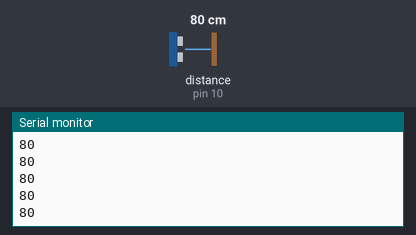
Bench run of a sketch on a simulated Arduino Uno, built with avr-gcc and run on an emulated ATmega328P. Parts: the last lines printed to the serial monitor. Wiring (inferred from the names in the program): ultrasonic range finder: trigger pin 9; echo pin 10. Inputs (shaded band) come from the test bench; at power-on: distance to the obstacle (sensor on pin 10) 80 cm. The echo pulse lasts 58.3 µs per cm.

Above: at 1.2 s.
1.3 s: distance to the obstacle (sensor on pin 10) set to 2 cm
At 2.3 s:
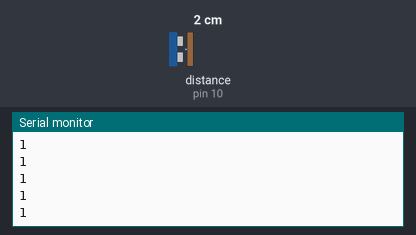
2.8 s: distance to the obstacle (sensor on pin 10) set to 4 cm
At 3.3 s:
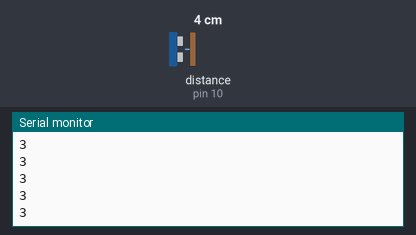
Timing chart, 0 to 5.8 s (numbered marks = the images above; inputs shaded):
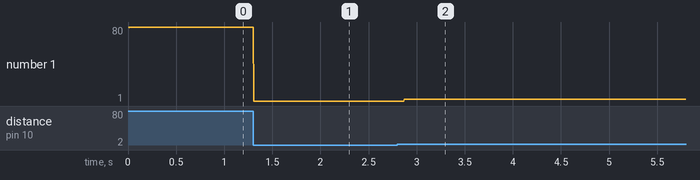

Measured:
- after the input at 1.3 s, the serial monitor: prints a new line at once (image 1)
- after the input at 2.8 s, the serial monitor: prints a new line after 0.07 s (image 2)
- plotted number 1: 80 → 1 after the input at 1.3 s, 1 → 3 after the input at 2.8 s

The sketch:

sensorUltrasonicoEjemplo.ino
```cpp
#include <OneWire.h>

//SensorUltrasonico
#define trigPin 9
#define echoPin 10
long duration;
long distance;
void setup() {
  // put your setup code here, to run once:
  Serial.begin(9600);
  pinMode(trigPin, OUTPUT);
  pinMode(echoPin, INPUT);

}

void loop() {
  // put your main code here, to run repeatedly:
  //SensorUltrasonico
  digitalWrite(trigPin,LOW);
  delayMicroseconds(2);
  digitalWrite(trigPin,HIGH);
  delayMicroseconds(10);
  digitalWrite(trigPin,LOW);
  duration = pulseIn(echoPin,HIGH);
  distance = duration/58.2;
  Serial.println(distance);
  //Este codigo nos muestra la distancia al sensor en cm.
}
```
